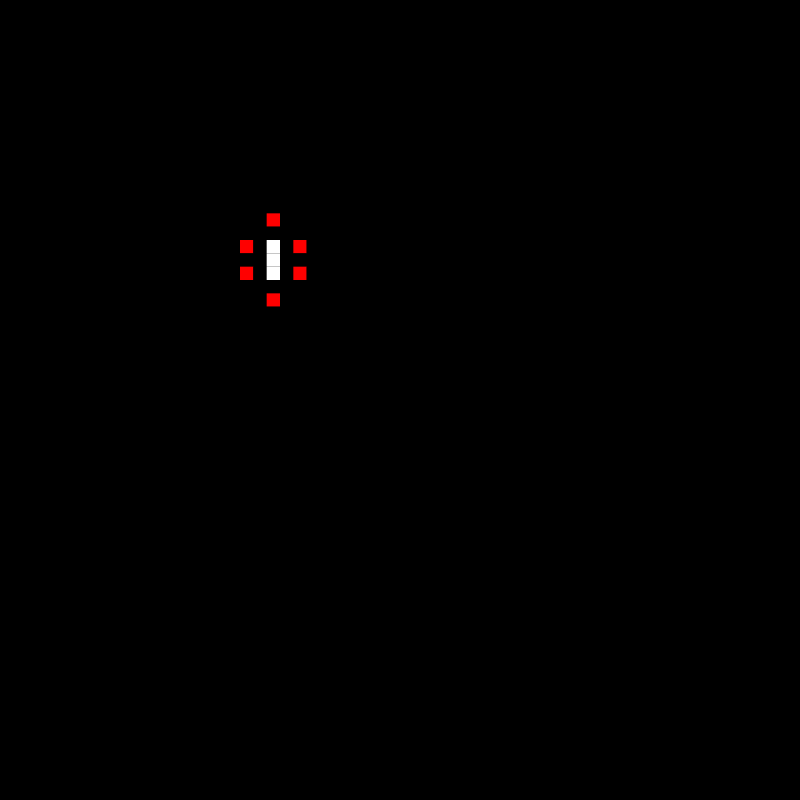
Frame 1 (no input)
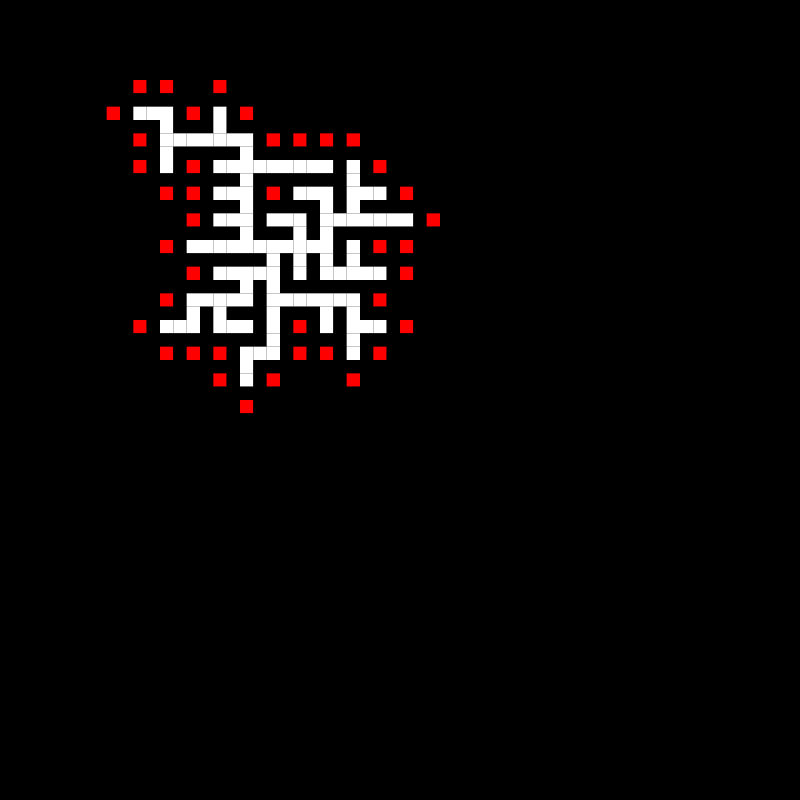
Frame 60 (no input)
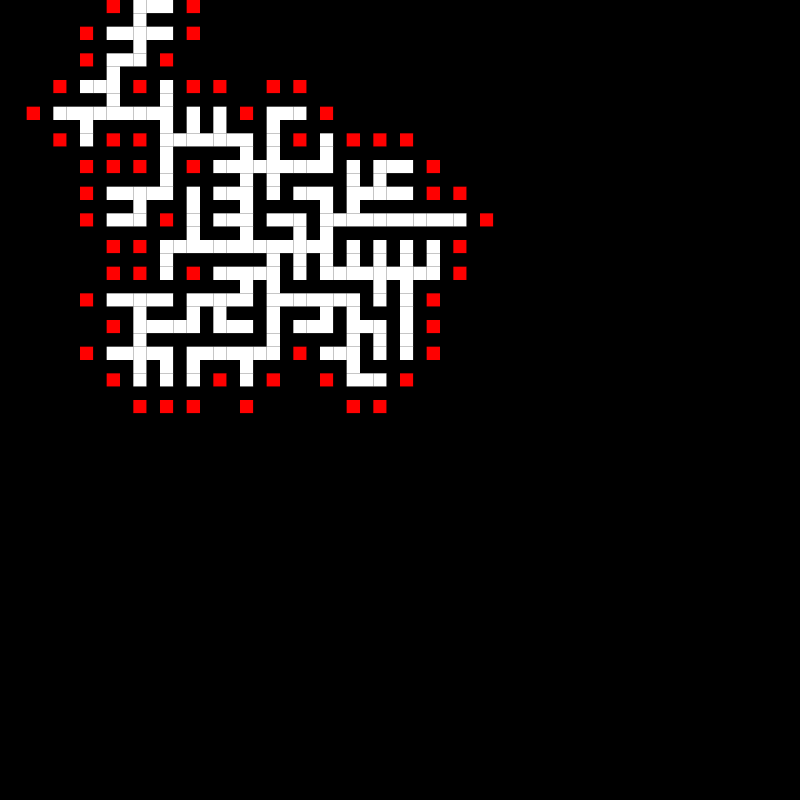
Frame 120 (the mouse pressed at the canvas centre since frame 60)

The p5.js sketch that drew these frames (run headless with seeded random() and noise() and a simulated clock; from frame 60 on, the mouse is pressed at the canvas centre):

// p5.js sketch
// ── sketch.js
const CellStates = {
  WALL: 0,
  PASSAGE: 1,
  FRONTIER: 2
};


function Cell(x, y, size, state) {
  this.x = x;
  this.y = y;
  this.state = state;
  this.size = size;
  
  this.draw = function() {
    noStroke();
    if(this.state === CellStates.FRONTIER) {
      fill(255, 0, 0);
    } else if(this.state === CellStates.WALL) {
       fill(0); 
    } else {
       fill(255); 
    }
	noStroke();
    rect(x * size, y * size, size, size);
  }
}

function Grid (size, resolution) {
  this.gridSize = size;
  this.resolution = resolution;
  this.delta = size / resolution;
  this.cells = [];
  this.frontiers = [];
  
  let index = 0;
  for(let i = 0 ; i < this.gridSize ; i += this.delta) {
   this.cells[index++] = []; 
  }
  
  let i = 0;
  for(let y = 0; y < this.gridSize; y += this.delta) {
	let j = 0;
    for(let x = 0; x < this.gridSize; x += this.delta) {
      this.cells[i][j] = new Cell(j, i, this.delta, CellStates.WALL);
	  j++;
    }
	i++;
  }
  
  this.init = function(x, y) {
    this.cells[y][x].state = CellStates.PASSAGE;
    let frontiersCells = this.getFrontiers(this.cells[y][x]);
    frontiersCells = frontiersCells.filter(x => x.state == CellStates.WALL);
    frontiersCells.forEach(x => x.state = CellStates.FRONTIER);
    this.frontiers = [...frontiersCells];
  }

  

  
  
  this.generate = function() {
    // console.log(this.frontiers);
    let randomIndex = floor(random(this.frontiers.length));
    let randomCell = this.frontiers[randomIndex];
    let newFrontiers = this.getFrontiers(randomCell);
    // console.log(randomCell);
    // console.log(newFrontiers)
    let passableCells = newFrontiers.filter(x => x.state == CellStates.PASSAGE);

    // console.log(passableCells);
    randomIndex = floor(random(passableCells.length));
    let passableCell = passableCells[randomIndex];
    // console.log(passableCell);
    let midCell = this.getCellInBetween(randomCell, passableCell);
    midCell.state = CellStates.PASSAGE;
    newFrontiers = newFrontiers.filter(x => x.state === CellStates.WALL);
    newFrontiers.forEach(x => x.state = CellStates.FRONTIER);
    this.frontiers.push(...newFrontiers);
    this.frontiers.splice(this.frontiers.indexOf(randomCell), 1);
    randomCell.state = CellStates.PASSAGE;
  }
  
  this.getFrontiers = function(cell) {
    let x = cell.x;
    let y = cell.y;
    let frontiers = [];
    if(x - 2 >= 0) {
      frontiers.push(this.cells[y][x - 2]);
    }

    if(x + 2 < this.cells.length) {
      frontiers.push(this.cells[y][x + 2]);
    }
    
    if(y - 2 >= 0) {
      frontiers.push(this.cells[y - 2][x]);
    }

    if(y + 2 < this.cells.length) {
      frontiers.push(this.cells[y + 2][x]);
    }
    
    return frontiers;
  }

  this.getCellInBetween = function(c1, c2) {
    let x1 = c1.x;
    let x2 = c2.x;
    let y1 = c1.y;
    let y2 = c2.y;
    if(x1 == x2) {
      if(y1 - y2 > 0) {
        return this.cells[y1 - 1][x1];
      } else {
        return this.cells[y1 + 1][x1];
      }
    } else {
      if(x1 - x2 > 0) {
        return this.cells[y1][x1 - 1];
      } else {
        return this.cells[y1][x1 + 1];
      }
    }
  }
  
  this.draw = function() {
    for(let i = 0; i < this.cells.length; i++) {
      for(let j = 0; j < this.cells[0].length; j++) {
        this.cells[i][j].draw(); 
      }
    }
  }
  
}

let myGrid;
function setup() {
  createCanvas(800, 800);
  myGrid = new Grid(800, 60);
  myGrid.init(20, 20);
  console.log(myGrid);
  //myGrid.generate();  
  //myGrid.generate();  
}

function draw() {
  myGrid.generate();  
  
  background(0);
  stroke(255);
  myGrid.draw();
  if(myGrid.frontiers.length === 0) noLoop();
  
  
}
